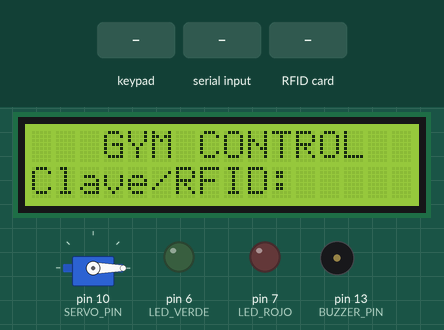
This sketch was run on a simulated Arduino Mega 2560, built with avr-gcc and run on an emulated ATmega2560. On the bench: 16×2 character LCD, servo, output pins drawn as LEDs (lit = HIGH), buzzer (waves = sounding). The test bench sets the inputs (shaded band). Pins used as bus, display or sensor lines are not drawn; what the sketch prints to the serial monitor is not drawn.

Above: at 1.3 s.
1.4 s: keypad keys 2 2 2 3 2 4 2 5 # pressed 0.4 s apart
At 5.7 s:
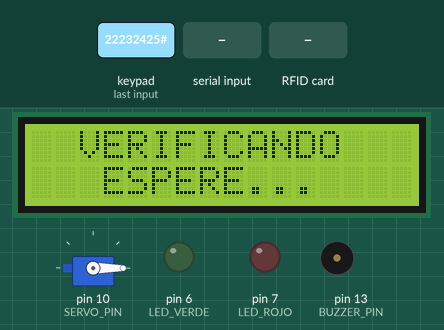
6.5 s: "OK\n" received over Serial
At 8.3 s:
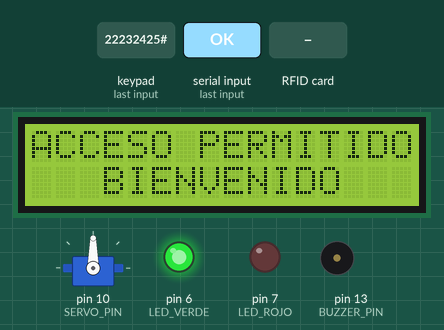
9.5 s: "NO\n" received over Serial
At 10.8 s:
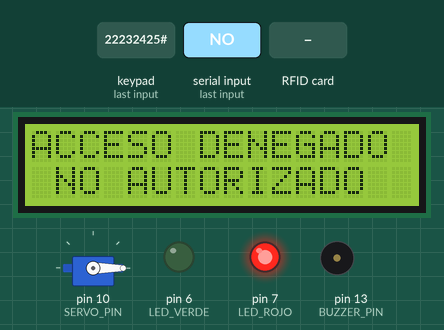
12.5 s: key '*' pressed
At 13.7 s:
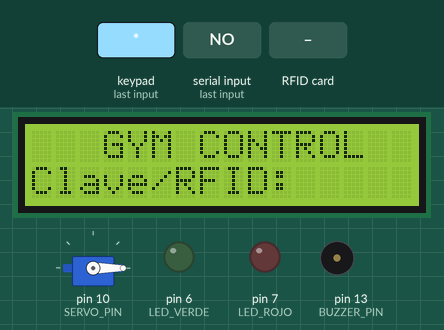
14.0 s: RFID card 5E 7A 19 C4 held to the reader
At 14.4 s:
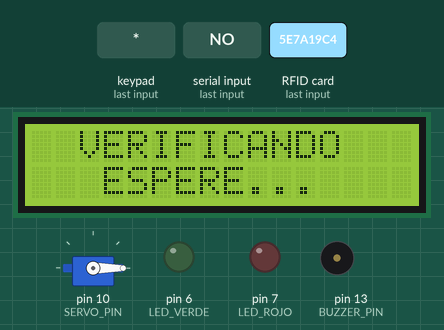
15.5 s: keypad keys 2 6 2 7 2 8 2 9 # pressed 0.4 s apart
At 15.75 s:
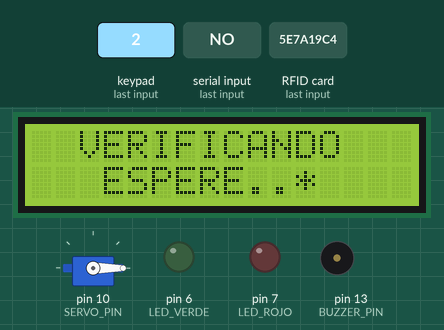
Timing chart, 0 to 20.3 s (numbered marks = the images above; inputs shaded):
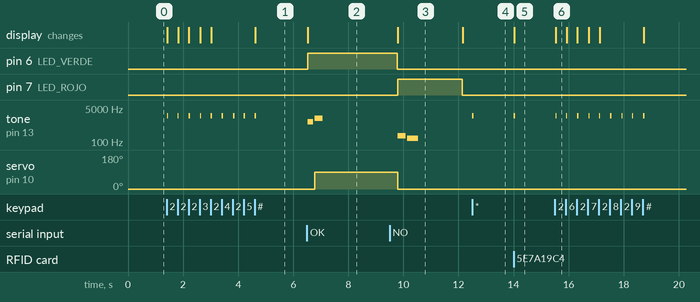

Measured:
- after the input at 1.4 s, tone on pin 13 (BUZZER_PIN): alternates 2000 Hz for 0.05 s and silent for 0.36 s, 18 changes in all, then stays silent, starting at once; the display: first changes at once (image 1 shows a later state)
- after the input at 6.5 s, pin 6 (LED_VERDE): LOW → HIGH at once; tone on pin 13 (BUZZER_PIN): silent → 1000 Hz at once, → silent 0.20 s later, → 1500 Hz 0.05 s later, → silent 0.30 s later; servo on pin 10 (SERVO_PIN): 0° → 90° after 0.28 s; the display: changes at once (image 2)
- after the input at 9.5 s, pin 7 (LED_ROJO): LOW → HIGH after 0.29 s, → LOW 2.4 s later; tone on pin 13 (BUZZER_PIN): silent → 200 Hz after 0.29 s, → silent 0.30 s later, → 150 Hz 0.05 s later, → silent 0.40 s later; the display: changes after 0.29 s (image 3)
- after the input at 12.5 s, tone on pin 13 (BUZZER_PIN): silent → 2000 Hz at once, → silent 0.05 s later
- after the input at 14.0 s, tone on pin 13 (BUZZER_PIN): silent → 2000 Hz at once, → silent 0.05 s later; the display: changes at once (image 5)
- after the input at 15.5 s, tone on pin 13 (BUZZER_PIN): alternates 2000 Hz for 0.05 s and silent for 0.36 s, 18 changes in all, then stays silent, starting at once; the display: changes at once (image 6)
- what the display in image 3 shows lasts 2.3 s, from 9.8 s to 12.1 s

The sketch:

arduino_mega2560.ino
```cpp
#include <LiquidCrystal.h>
#include <Keypad.h>
#include <SPI.h>
#include <MFRC522.h>
#include <Servo.h>

LiquidCrystal lcd(12, 11, 5, 4, 3, 2);

#define SS_PIN  53
#define RST_PIN 9
MFRC522 rfid(SS_PIN, RST_PIN);

Servo servoAcceso;
const int SERVO_PIN  = 10;
const int BUZZER_PIN = 13;
const int LED_VERDE  = 6;
const int LED_ROJO   = 7;

const byte FILAS = 4;
const byte COLUMNAS = 4;
char teclas[FILAS][COLUMNAS] = {
  {'1','2','3','A'},
  {'4','5','6','B'},
  {'7','8','9','C'},
  {'*','0','#','D'}
};
byte pinesFilas[FILAS] = {22, 23, 24, 25};
byte pinesColumnas[COLUMNAS] = {26, 27, 28, 29};
Keypad teclado = Keypad(makeKeymap(teclas), pinesFilas, pinesColumnas, FILAS, COLUMNAS);

String claveIngresada = "";
String comandoSerial = "";

void setup() {
  Serial.begin(9600);

  lcd.begin(16, 2);

  pinMode(LED_VERDE, OUTPUT);
  pinMode(LED_ROJO, OUTPUT);
  pinMode(BUZZER_PIN, OUTPUT);
  digitalWrite(LED_VERDE, LOW);
  digitalWrite(LED_ROJO, LOW);

  servoAcceso.attach(SERVO_PIN);
  servoAcceso.write(0);

  SPI.begin();
  rfid.PCD_Init();

  mostrarMensajeInicio();
}

void loop() {
  leerKeypad();
  leerRFID();
  leerSerialPython();
}

void leerKeypad() {
  char tecla = teclado.getKey();
  if (!tecla) return;

  tone(BUZZER_PIN, 2000, 50);

  if (tecla == '#') {
    if (claveIngresada.length() > 0) {
      Serial.print("KEY:");
      Serial.println(claveIngresada);
      mostrarMensajeEsperando();
      claveIngresada = "";
    }
  } else if (tecla == '*') {
    claveIngresada = "";
    mostrarMensajeInicio();
  } else {
    if (claveIngresada.length() < 6) {
      claveIngresada += tecla;
      actualizarPantallaClave();
    }
  }
}

void leerRFID() {
  if (!rfid.PICC_IsNewCardPresent() || !rfid.PICC_ReadCardSerial()) {
    return;
  }

  String uidHex = "";
  for (byte i = 0; i < rfid.uid.size; i++) {
    if (rfid.uid.uidByte[i] < 0x10) uidHex += "0";
    uidHex += String(rfid.uid.uidByte[i], HEX);
  }
  uidHex.toUpperCase();

  Serial.print("RFID:");
  Serial.println(uidHex);

  tone(BUZZER_PIN, 2000, 50);
  mostrarMensajeEsperando();

  rfid.PICC_HaltA();
  rfid.PCD_StopCrypto1();
}

void leerSerialPython() {
  while (Serial.available() > 0) {
    char c = Serial.read();
    if (c == '\n' || c == '\r') {
      comandoSerial.trim();
      if (comandoSerial.length() > 0) {
        procesarComando(comandoSerial);
        comandoSerial = "";
      }
    } else {
      comandoSerial += c;
    }
  }
}

void procesarComando(String cmd) {
  if (cmd == "OK") {
    accesoConcedido();
  } else if (cmd == "NO") {
    accesoDenegado();
  }
}

void accesoConcedido() {
  lcd.clear();
  lcd.setCursor(0, 0);
  lcd.print("ACCESO PERMITIDO");
  lcd.setCursor(0, 1);
  lcd.print("   BIENVENIDO   ");

  digitalWrite(LED_VERDE, HIGH);

  tone(BUZZER_PIN, 1000, 200);
  delay(250);
  tone(BUZZER_PIN, 1500, 300);

  servoAcceso.write(90);
  delay(3000);
  servoAcceso.write(0);

  digitalWrite(LED_VERDE, LOW);
  mostrarMensajeInicio();
}

void accesoDenegado() {
  lcd.clear();
  lcd.setCursor(0, 0);
  lcd.print("ACCESO DENEGADO ");
  lcd.setCursor(0, 1);
  lcd.print(" NO AUTORIZADO  ");

  digitalWrite(LED_ROJO, HIGH);

  tone(BUZZER_PIN, 200, 300);
  delay(350);
  tone(BUZZER_PIN, 150, 400);

  delay(2000);
  digitalWrite(LED_ROJO, LOW);
  mostrarMensajeInicio();
}

void mostrarMensajeInicio() {
  lcd.clear();
  lcd.setCursor(0, 0);
  lcd.print("   GYM CONTROL  ");
  lcd.setCursor(0, 1);
  lcd.print("Clave/RFID: ");
}

void mostrarMensajeEsperando() {
  lcd.clear();
  lcd.setCursor(0, 0);
  lcd.print("  VERIFICANDO   ");
  lcd.setCursor(0, 1);
  lcd.print("   ESPERE...    ");
}

void actualizarPantallaClave() {
  lcd.setCursor(11, 1);
  lcd.print("     ");
  lcd.setCursor(11, 1);
  for (byte i = 0; i < claveIngresada.length(); i++) {
    lcd.print("*");
  }
}
```
